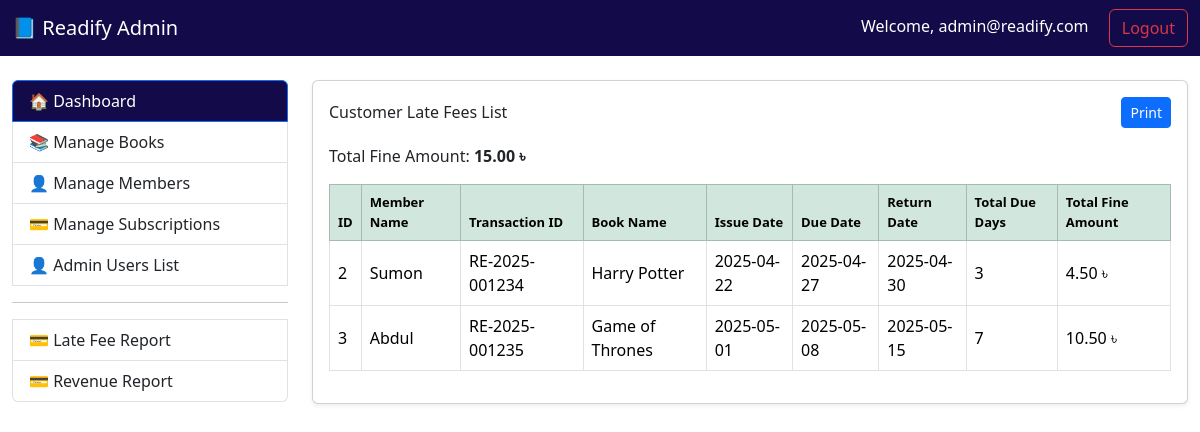
The page /late-fee (signed in) on the database its author committed.
### tables this page shows
CREATE TABLE `transactions` (
  `id` int(11) NOT NULL,
  `transaction_id` varchar(255) NOT NULL,
  `member_id` int(11) DEFAULT NULL,
  `book_id` int(11) DEFAULT NULL,
  `issue_date` date NOT NULL,
  `due_date` date NOT NULL,
  `return_date` date DEFAULT NULL,
  `fine_amount` decimal(10,2) DEFAULT 0.00,
  `status` varchar(20) NOT NULL,
  `is_approved` tinyint(1) DEFAULT 0,
  `created_at` timestamp NOT NULL DEFAULT current_timestamp(),
  `updated_at` timestamp NOT NULL DEFAULT current_timestamp() ON UPDATE current_timestamp()
);

CREATE TABLE `members` (
  `id` int(11) NOT NULL,
  `first_name` varchar(50) NOT NULL,
  `last_name` varchar(50) NOT NULL,
  `email` varchar(100) NOT NULL,
  `password` varchar(255) NOT NULL,
  `phone` varchar(15) DEFAULT NULL,
  `address` varchar(255) DEFAULT NULL,
  `verified_at` timestamp NULL DEFAULT NULL,
  `created_at` timestamp NOT NULL DEFAULT current_timestamp(),
  `updated_at` timestamp NOT NULL DEFAULT current_timestamp() ON UPDATE current_timestamp()
);

CREATE TABLE `books` (
  `id` int(11) NOT NULL,
  `title` varchar(255) NOT NULL,
  `author_id` int(11) DEFAULT NULL,
  `isbn` varchar(20) DEFAULT NULL,
  `code` varchar(20) DEFAULT NULL,
  `category_id` int(11) DEFAULT NULL,
  `quantity` int(11) NOT NULL,
  `available_quantity` int(11) NOT NULL,
  `created_at` timestamp NOT NULL DEFAULT current_timestamp(),
  `updated_at` timestamp NOT NULL DEFAULT current_timestamp() ON UPDATE current_timestamp()
);

### core/Controller.php (called while the page is built, shortened)
<?php
abstract class Controller {
    protected function view($view, $data = []) {
        extract($data);
        require_once "../views/{$view}.php";
    }
}

### controllers/CustomerSubscriptionsController.php (called while the page is built, shortened)
<?php
require_once '../core/Controller.php';
require_once '../models/CustomerSubscriptions.php';
class CustomerSubscriptionsController extends Controller {
    public function lateFee() {
        try {
            $bookModel = new CustomerSubscriptions();
            $getLateFee = $bookModel->getLateFee();
            return $this->view('late-fee', [
                'getLateFee' => $getLateFee,
            ]);
        } catch (\Exception $e) {
            error_log($e->getMessage());
            echo "An error occurred while loading the page.";
        }
    }
}

### public/index.php (called while the page is built, shortened)
<?php
require_once '../routes/web.php';

### core/Model.php (called while the page is built, shortened)
<?php
require_once __DIR__ . '/../config/Database.php';
abstract class Model {
    public function __construct() {
        $database = new Database();
        $database->connect();
        $this->db = $database->pdo;
    }
}

### config/Database.php (called while the page is built, shortened)
<?php
class Database {
    public function connect() {
        $host = 'localhost';
        $db = 'readify';
        $user = 'root';
        $pass = '';
        $charset = 'utf8mb4';
        $dsn = "mysql:host=$host;dbname=$db;charset=$charset";
        try {
            $this->pdo = new PDO($dsn, $user, $pass);
            $this->pdo->setAttribute(PDO::ATTR_ERRMODE, PDO::ERRMODE_EXCEPTION);
            return $this->pdo;
        } catch (PDOException $e) {
            die("Connection failed: " . $e->getMessage());
        }
    }
}

### models/CustomerSubscriptions.php (called while the page is built, shortened)
<?php
require_once '../core/Model.php';
class CustomerSubscriptions extends Model {
    public function getLateFee() {
        try {
            $stmt = $this->db->prepare("
                CALL get_late_fee_report()
            ");
            $stmt->execute();
            return $stmt->fetchAll(PDO::FETCH_OBJ);
        } catch (PDOException $e) {
            error_log($e->getMessage());
            return [];
        }
    }
}
?>

### views/late-fee.php (the view, shortened to what this page needs)
<?php
require_once 'layouts/page-header.php';
require_once 'layouts/navbar.php';
?>
<div class="container-fluid mt-4">
    <div class="row mt-4">
        <?php require_once 'layouts/sidebar.php'; ?>
        <div class="col-md-9">
            <div class="card shadow-sm">
                <div class="card-body" id="printableArea">
                    <div class="d-flex justify-content-between align-items-center mb-3 no-print">
                        <h6 class="mb-0">Customer Late Fees List</h6>
                        <button class="btn btn-primary btn-sm" id="print">Print</button>
                    </div>
                    <?php if (!empty($getLateFee)) : ?>
                        <?php
                        $total_fine_amount = 0;
                        foreach ($getLateFee as $row) {
                            $total_fine_amount += $row->total_fine_amount;
                        }
                        ?>
                        <p>Total Fine Amount: <b><?= number_format($total_fine_amount, 2) ?> ৳</b></p>
                        <div class="table-responsive">
                            <table class="table table-bordered table-hover align-middle">
                                <thead class="table-success">
                                    <tr>
                                        <th>ID</th>
                                        <th>Member Name</th>
                                        <th>Transaction ID</th>
                                        <th>Book Name</th>
                                        <th>Issue Date</th>
                                        <th>Due Date</th>
                                        <th>Return Date</th>
                                        <th>Total Due Days</th>
                                        <th>Total Fine Amount</th>
                                    </tr>
                                </thead>
                                <tbody>
                                    <?php foreach ($getLateFee as $subs) : ?>
                                        <tr>
                                            <td><?= htmlspecialchars($subs->id) ?></td>
                                            <td><?= htmlspecialchars($subs->member_name) ?></td>
                                            <td><?= htmlspecialchars($subs->transaction_id) ?></td>
                                            <td><?= htmlspecialchars($subs->book_name) ?></td>
                                            <td><?= htmlspecialchars($subs->issue_date) ?></td>
                                            <td><?= htmlspecialchars($subs->due_date) ?></td>
                                            <td><?= htmlspecialchars($subs->return_date) ?></td>
                                            <td><?= htmlspecialchars($subs->total_due_days) ?></td>
                                            <td><?= number_format($subs->total_fine_amount, 2) ?> ৳</td>
                                        </tr>
                                    <?php endforeach; ?>
                                </tbody>
                            </table>
                        </div>
                    <?php else : ?>
                        <div class="alert alert-info">No Customer late fees found.</div>
                    <?php endif; ?>
                </div>
            </div>
        </div>
    </div>
</div>
<?php require_once 'layouts/page-footer.php'; ?>

### views/late-fee.php (style rules this page uses)
th { font-weight: bold; font-size: 13px; }

### rows shown on the page
transactions: id "2", member.first_name "Sumon", transaction "RE-2025-001234", book.title "Harry Potter", issue_date "2025-04-22", due_date "2025-04-27", return_date "2025-04-30", total_due_days "3", total_fine_amount "4.50"
transactions: id "3", member.first_name "Abdul", transaction "RE-2025-001235", book.title "Game of Thrones", issue_date "2025-05-01", due_date "2025-05-08", return_date "2025-05-15", total_due_days "7", total_fine_amount "10.50"

### other values the page prints
$_SESSION['admin']['email'] "admin@readify.com"
$total_fine_amount "15.00"
